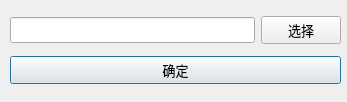
<?xml version="1.0" encoding="UTF-8"?>
<ui version="4.0">
 <class>ChangeConfigPath</class>
 <widget class="QDialog" name="ChangeConfigPath">
  <property name="geometry">
   <rect>
    <x>0</x>
    <y>0</y>
    <width>347</width>
    <height>102</height>
   </rect>
  </property>
  <property name="font">
   <font>
    <family>微软雅黑</family>
    <pointsize>10</pointsize>
   </font>
  </property>
  <property name="windowTitle">
   <string>更改配置文件</string>
  </property>
  <widget class="QWidget" name="layoutWidget">
   <property name="geometry">
    <rect>
     <x>10</x>
     <y>10</y>
     <width>331</width>
     <height>81</height>
    </rect>
   </property>
   <layout class="QVBoxLayout" name="verticalLayout">
    <item>
     <layout class="QHBoxLayout" name="horizontalLayout">
      <item>
       <widget class="QLineEdit" name="lineEdit"/>
      </item>
      <item>
       <widget class="QPushButton" name="pushButton">
        <property name="text">
         <string>选择</string>
        </property>
       </widget>
      </item>
     </layout>
    </item>
    <item>
     <widget class="QPushButton" name="pushButton_2">
      <property name="text">
       <string>确定</string>
      </property>
      <property name="default">
       <bool>true</bool>
      </property>
     </widget>
    </item>
   </layout>
  </widget>
 </widget>
 <resources/>
 <connections/>
</ui>
